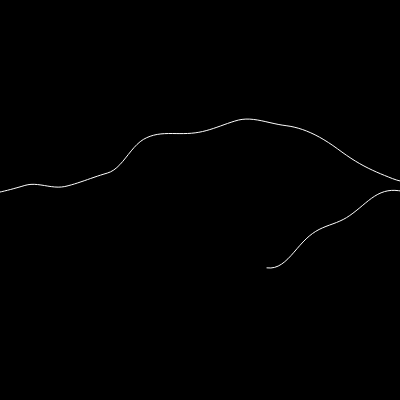
Frame 1 (no input)
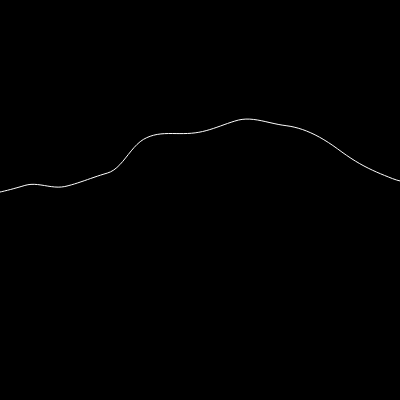
Frame 60 (no input)
Frame 120 (the mouse pressed at the canvas centre since frame 60): identical to frame 60, image omitted

The p5.js sketch that drew these frames (run headless with seeded random() and noise() and a simulated clock; from frame 60 on, the mouse is pressed at the canvas centre):

// p5.js sketch
// ── sketch.js
let inc = 0.01;
let start = 0;

function setup() {
  createCanvas(400, 400);
}

function draw() {
  background(0);
  stroke(255);
  noFill();
  beginShape();
  var xoff = start;
  for (var x = 0; x < width; x++) {
    stroke(255);
   let n = map(noise(xoff), 0, 1, 0, height);
    let s = map(sin(xoff), -1, 1, -50, 50);
    let y = s + n;
    //var y = random(height);
   let x = noise(xoff) * 100 + height / 2 + sin(xoff) * height;
    vertex(x, y);
    xoff += inc;
  }
  endShape();
  start += inc;
}
